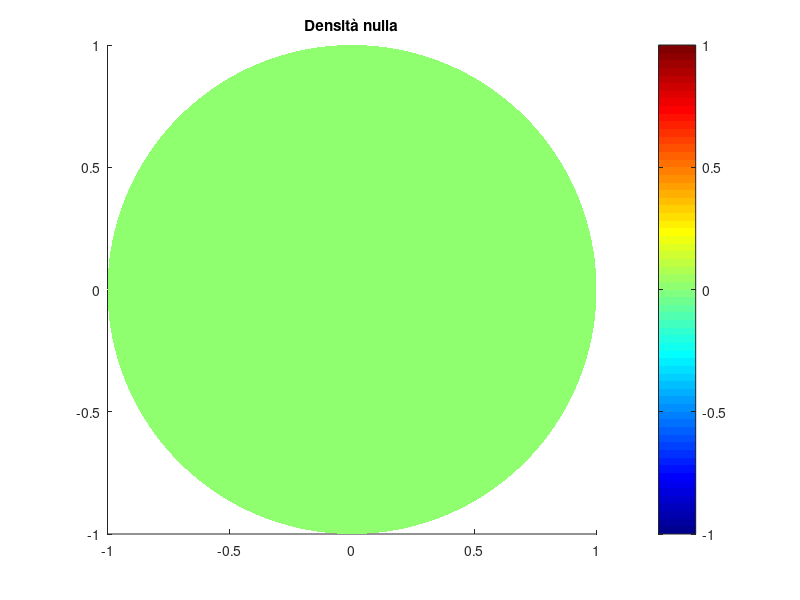
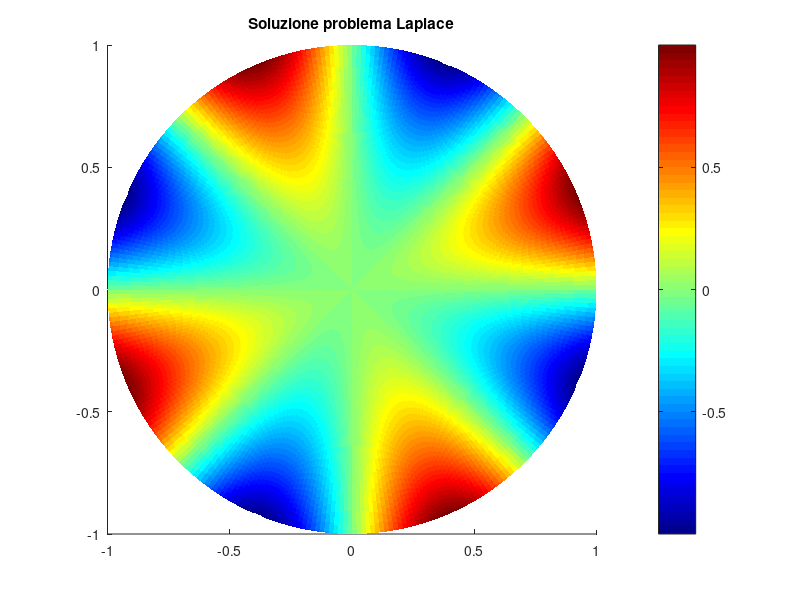

These charts were generated, in order, by the following MATLAB code: (Note: this script raises an error after producing the figures.)
%-------------------------------------------------------------------------%
%        Algoritmo per risolvere il problema di Poisson discreto          %
%-------------------------------------------------------------------------%

close all
clear all

%-------------------------------------------------------------------------%
%           Funzione per effettuare il cambio di coordinate da            %
%                         cartesiane a polari                             %
%-------------------------------------------------------------------------%
function polar = cambio_coord(image, xr, yr, radius)
    % Numero celle per la griglia polare
    nr = radius; nt = floor(0.785 * radius);
    
    % Faccio l'interpolazione bilineare
    polar = zeros(nt, nr);
    for m=0:(nt-1)
        for n=0:nr
            
            % Calcolo le coordinate dell'asse della trappola
            xp = n * cos(2*m*pi/nt) + xr;
            yp = n * sin(2*m*pi/nt) + yr;

            % Determino gli strumenti che mi consentiranno di effettuare
            % l'interpolazione bilineare
            fxp = floor(xp); fyp = floor(yp);
            dx = xp-fxp; dy = yp - fyp;
            
            % Faccio l'interpolazione bilineare
            polar(m+1, n+1) = image(fxp, fyp) * (1 - dx) * (1-dy) + image(fxp + 1, fyp) * dx * (1 - dy) + image(fxp, fyp + 1) * (1 - dx) * dy + image(fxp + 1, fyp + 1) * dx * dy;
        end
    end
end


%-------------------------------------------------------------------------%
%        Funzione per risolvere un sistema tridiagonale trattando         %
%                    le sole diagonali principali                         %
%-------------------------------------------------------------------------%
function res = thomasDiag(a, b, c, n)

    if (length(a) ~= (length(b) - 1)) | (length(c) ~= (length(b)-1))
        disp("Dimensioni delle diagonali errate: controllare come vengono passati gli argomenti");
    end

    for i=1:length(a)
        b(i+1) = b(i+1) - c(i) * a(i)/b(i);  
        n(i+1) = n(i+1) - c(i) * n(i)/b(i);
        c(i) = 0;
    end
    
    res = zeros(length(b), 1);
    res(length(b)) = n(length(b))/b(length(b));
    for i=1:length(b)-1
        res(length(b)-i) = (n(length(b)-i) - a(length(b)-i)*res(length(b)-i+1))/b(length(b)-i);
    end
end



%-------------------------------------------------------------------------%
%                Funzione per effettivamente risolvere il                 %
%                          problema di Poisson                            %
%-------------------------------------------------------------------------%
function pot = discrPoisson(rho, bc)

    % Controllo le dimensioni dei vettori forniti
    dim = size(rho); nth = dim(1); nr = dim(2);

    if dim(1) ~= length(bc)
        disp("Dimensioni matrice densità e boundary condition non compatibili")
    end


    % Valuto quale sia la matrice dei termini noti: la fft effettua la
    % trasformata di Fourier per colonne e quindi per come lavoriamo, ossia
    % angoli x posizioni radiali dovrebbe fare al caso nostro. Dobbiamo
    % anche imporre le BC in modo opportuno, ossia tale per cui consentano
    % di determinare il valore delle componenti della trasformata di
    % Fourier del potenziale sulle pareti della trappola
    eps0 = 8.854e-12; term_noti = -fft(rho)/eps0; 
    term_noti(:, nr+1) = fft(bc); 
    dr = 45e-3/nr; dt = 2*pi/nth; pot = zeros(nth, nr+1);


    % Devo risolvere il problema m volte in modo tale da determinare in
    % tutto il dominio quanto valga il potenziale: dobbiamo stare attenti a
    % quale valore forniamo come input del thomas solver, dato che tutte le
    % matrici con cui stiamo lavorando sono angolo x posizione radiale
    for m=0:(nth-1)

        diag1 = zeros(1, nr);
        diag2 = zeros(1, nr);
        diagP = zeros(1, nr+1);

        % Caso con m = 0, In questo caso dobbiamo porre particolare
        % attenzione alla costruzione della matrice per il thomas solver
        % dato che è l'unico caso che si discosta, per natura fisica, da
        % tutte le altre matrici
        if m == 0
            diagP(1) = - 4/(dr^2);
            diag1(1) = 4/(dr^2);

            for j=2:nr
                diagP(j) = - 2/(dr^2);
                diag1(j) = 1/(dr^2) + 1/(2 * (j-1) * dr^2);
                diag2(j-1) = 1/(dr^2) - 1/(2 * (j-1) * dr^2);
            end

            diagP(nr+1) = 1;
            diag2(nr) = 0;
        end


        if m ~= 0
            diagP(1) = 1;
            diag1(1) = 0;
            
            bm2 = (sin(m*dt/2)/(dt/2))^2;
            for j=2:nr
                diagP(j) = - 2/(dr^2) - bm2/((2 *(j-1) * dr)^2);
                diag1(j) = 1/(dr^2) + 1/(2 * (j-1) * dr^2);
                diag2(j-1) = 1/(dr^2) - 1/(2 * (j-1) * dr^2);
            end

            diagP(nr+1) = 1;
            diag2(nr) = 0;
        end

        % Risolvo il problema utilizzando l'algoritmo di thomas
        pot(m+1, :) = thomasDiag(diag1, diagP, diag2, term_noti(m+1, :));
    end

    % Faccio l'anti-trasformata e risolvo
    pot = ifft(pot);
end


%-------------------------------------------------------------------------%
%                         Problema di Laplace                             %
%-------------------------------------------------------------------------%

% Densità del plasma presente nella trappola nulla
nr = 419; nth = 328;
dens_nulla = zeros(1024, 1224); dens_nulla = double(dens_nulla);
im_polare = cambio_coord(dens_nulla, 502, 602, nr-1); 

% Boundary condition
theta = 0:2*pi/nth:2*pi*(1-1/nth) ; bc = sin(4*theta);

% Determinazione del potenziale
pot = discrPoisson(im_polare, bc); 
pot = real(pot); pot(nth+1, :) = pot(1, :);

% Stampo le immagini di plasma prodotte
r = linspace(0,1,420);
th =linspace(0,2*pi,329);

[R,Th] = meshgrid(r,th);
[x,y] = pol2cart(Th, R);

figure(1);
im_polare(:, nr+1) = im_polare(:, nr);
im_polare(nth+1, :) = im_polare(1, :);
colormap('jet'); surface(x, y, im_polare,'FaceAlpha',1,'LineStyle','none','FaceColor','flat'); hold on;
title('Densità nulla'); daspect([1 1 1e-10]); colorbar; objrho = colorbar;

figure(2);
colormap('jet'); surface(x, y, pot,'FaceAlpha',1,'LineStyle','none','FaceColor','flat'); hold on;
title('Soluzione problema Laplace'); daspect([1 1 1]); colorbar; objrho = colorbar;




%-------------------------------------------------------------------------%
%                         Problema di Poisson                             %
%-------------------------------------------------------------------------%

% Carico immagine da cui andrò a determinare l'andamento del potenziale
% all'interno della trappola
path = '/home/filippo/Desktop/CODICINI/LABO_PLASMI/Esperienze/Esperienza 0/Analisi/PlasmaPulite/plasma_pulita10.tif';
nr = 419; nth = floor(0.785 * nr); l_pixel = 45e-3/nr;
k_factor = -4.263e-17; Lp = 0.81; rw = 45e-3;

% Determino quale sia la densità superficiale del plasma, andando
% inizialmente a supporre che il plasma sia esattamente lungo 81 cm, ossia
% la distanza fra i potenziali confinanti (elettrodi C1 e C7)
im_plasma = double(imread(path)); 
im_plasma = im_plasma * k_factor/(l_pixel^2 * Lp);
pla_polare = cambio_coord(im_plasma, 502, 602, nr-1); 

bc = zeros(nth, 1);
potenziale = discrPoisson(pla_polare, bc); potenziale = real(potenziale);

% Faccio il plot del'immagine appena prodotta in coordinate polari
r = linspace(0,1,nr+1);
th =linspace(0,2*pi,nth+1);

[R,Th] = meshgrid(r,th);
[x,y] = pol2cart(Th, R);

figure(3);
pla_polare(:, nr+1) = pla_polare(:, nr);
pla_polare(nth+1, :) = pla_polare(1, :);
colormap('jet'); surface(x, y, pla_polare,'FaceAlpha',1,'LineStyle','none','FaceColor','flat'); hold on;
title('Densità superficiale: esperienza 1'); daspect([1 1 1e-10]); colorbar; objrho = colorbar;

figure(4);
potenziale(nth+1, :) = potenziale(1,:);
colormap('jet'); surface(x, y, potenziale,'FaceAlpha',1,'LineStyle','none','FaceColor','flat'); hold on;
title('Potenziale di plasma: esperienza 1'); daspect([1 1 40]); colorbar; objrho = colorbar;       